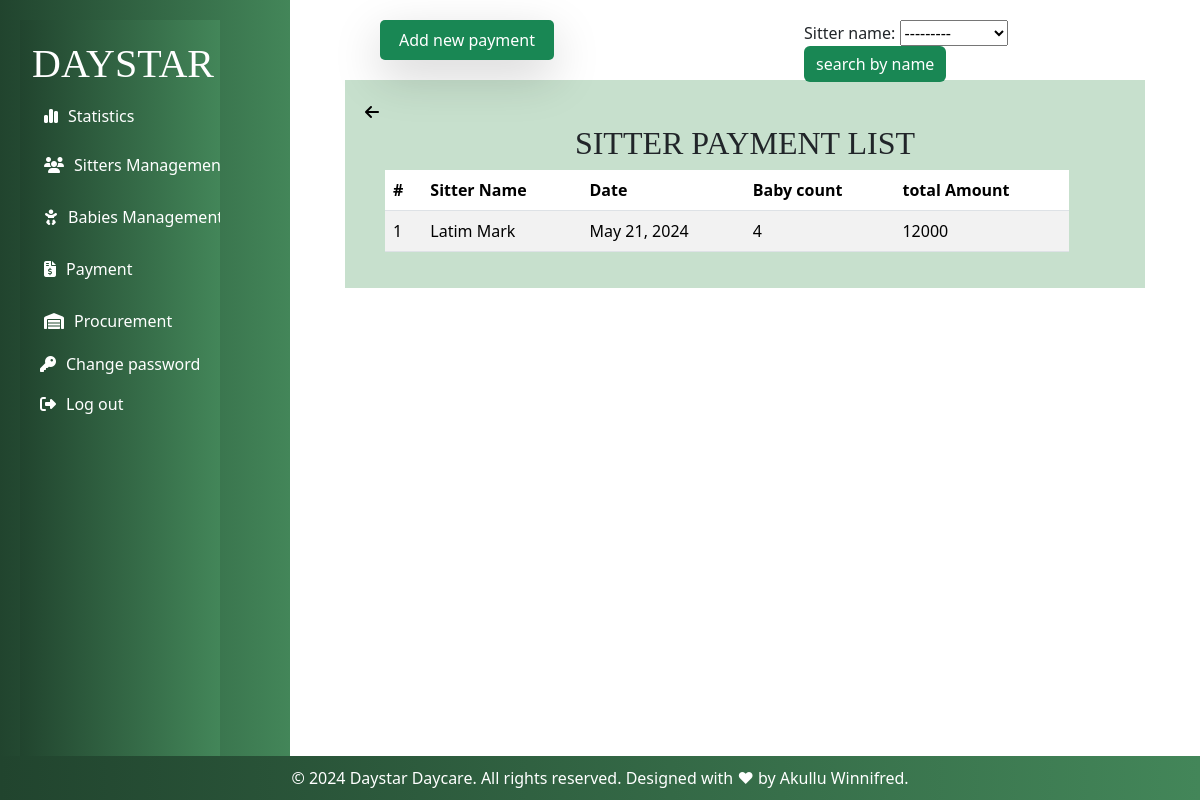
Screenshot of /sitterpaymentlist/ (signed in) with the database file from the repository.
### myapp/models.py (models this page shows, shortened)
class Sitterpayment(models.Model):
    sitter_name=models.ForeignKey(BabySitterattendance, on_delete=models.CASCADE)
    date=models.DateField(default=timezone.now)
    baby_count=models.IntegerField(default=0)
    amount=models.IntegerField(default=3000)
    def total_amount(self):
        total= self.amount * self.baby_count
        return int(total)

class BabySitterattendance(models.Model):
    name = models.ForeignKey(BabySitter, on_delete=models.CASCADE)
    date = models.DateField(default=timezone.now)
    attendance_status = models.CharField(max_length=10,default= 'Onduty')
    def __str__(self):
        return str(self.name)

class BabySitter(models.Model):
    GENDER_CHOICES = (
         ('male', 'Male'),
        ('female', 'Female'),
     )
    name = models.CharField(max_length=200,validators=[validate_letters])
    gender = models.CharField(max_length=10,choices=GENDER_CHOICES)
    location = models.CharField(max_length=10, default='kabalagala')
    Date_Of_Birth = models.DateField(default=timezone.now)
    NIN = models.CharField(max_length=14,validators=[validate_NIN_length])
    Religion = models.CharField(max_length=30, null=True, blank=True,verbose_name="Religion(optional)")
    Level_Of_Education = models.CharField(max_length=200,choices=(
        ('Certificate', 'Certificate'),
        ('Diploma', 'Diploma'),
        ('Degree', 'Degree'),
        ('Others', 'Others'),
    ))
    Contact = models.CharField(max_length=10,validators=[validate_contact_length])
    Sitter_Number = models.CharField(max_length=200,unique=True,blank=False, null=True)
    Next_Of_Kin = models.CharField(max_length=200,validators=[validate_letters])
    Recommenders_Name = models.CharField(max_length=200,validators=[validate_letters])
    Recommenders_Contact = models.CharField(max_length=10,validators=[validate_contact_length])
    def __str__(self):
        return self.name

### myapp/views.py (the view)
# urls.py: path('sitterpaymentlist/',views.sitterpaymentlist,name='sitterpaymentlist'),
@login_required
def sitterpaymentlist(request):
    sitterpayment=Sitterpayment.objects.all().order_by('id')
    sitterpayment_filter=SitterpaymentFilter(request.GET,queryset=sitterpayment)
    sitterpayment = sitterpayment_filter.qs
    return render(request,'baby_payments/sitterpaymentlist.html',{'sitterpayment':sitterpayment,'sitterpayment_filter':sitterpayment_filter})

### myapp/templates/baby_payments/sitterpaymentlist.html (shortened to what this page needs)
{% extends 'base.html' %}
{% block content %}
<div class="edit">
<button class="p-2 bg-teal-500 rounded-lg shadow-lg bg bg-success"
    style="margin-left: 70px; border-radius: 5px; border: #B4BDFF; width: 20%; height: 5%;"><a
        style="color: white; text-decoration: none;" href="/sitterpayment">Add new payment</a></button>
<br><br>
<form method="GET" style="margin-left: 250px;">
    {{ sitterpayment_filter.form }}
    <input type="submit" value="search by name" class="btn btn-primary bg bg-success" style="border: none;">
</form>
</div>
<div class="container">
    <div>
        <a href="{% url 'sitterpaymentlist' %}"> <i class="fa-solid fa-arrow-left" style="color: black;"></i></a>
    </div>
    <h2>SITTER PAYMENT LIST</h2>
    <table class="table table-striped" style="width: 90%; margin-left: 20px;">
        <thead>
            <tr>
                <th>#</th>
                <th>Sitter Name</th>
                <th>Date</th>
                <th>Baby count</th>
                <th>total Amount</th>
            </tr>
        </thead>
        <tbody>
            {% for each in sitterpayment %}
            <tr>
                <td> {{each.id}}</td>
                <td>{{each.sitter_name}}</td>
                <td>{{each.date}}</td>
                <td>{{each.baby_count}}</td>
                <td>{{each.total_amount}}</td>
            </tr>
            {% endfor %}
        </tbody>
    </table>
</div>
{% endblock %}

### myapp/static/css/base.css (style rules this page uses)
body { min-height: 100vh; }

### myapp/templates/baby_payments/sitterpaymentlist.html (style rules this page uses)
.container { padding-top: 20px; margin-top: 60px; margin-bottom: 60px; max-width: 800px; background-color: rgba(153, 198, 165, 0.55); padding: 20px; }
h2 { font-family: Georgia, 'Times New Roman', Times, serif; text-align: center; }
.edit { display: flex; float: left; width: 100%; }

### rows the page displays
Sitterpayment: id "1", sitter_name "Latim Mark", date "May 21, 2024", baby_count "4", total_amount "12000"
